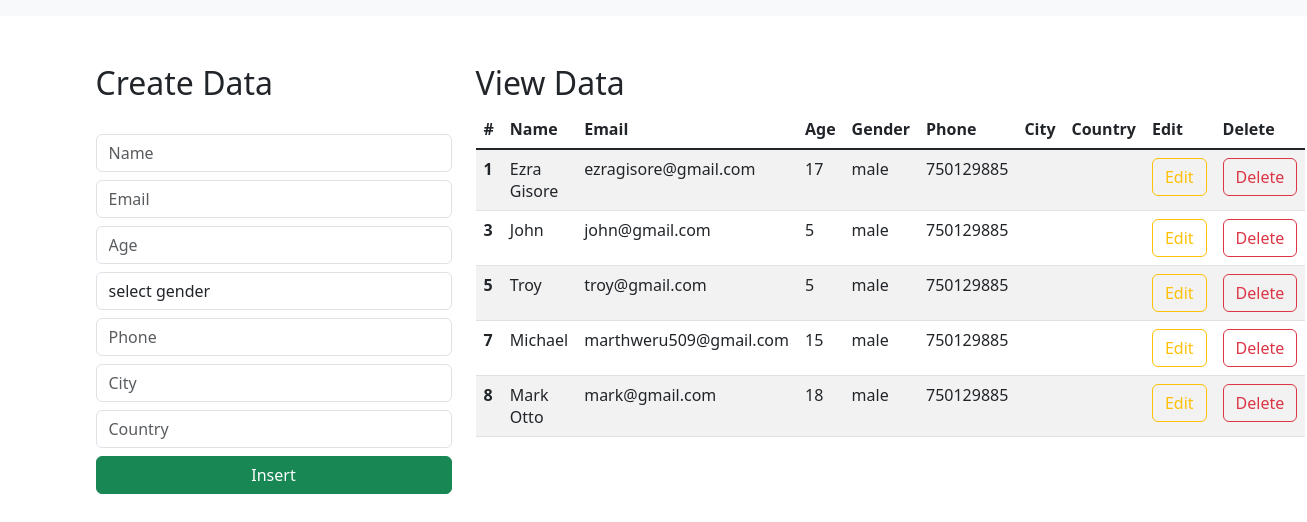
Before: / with the older database file.
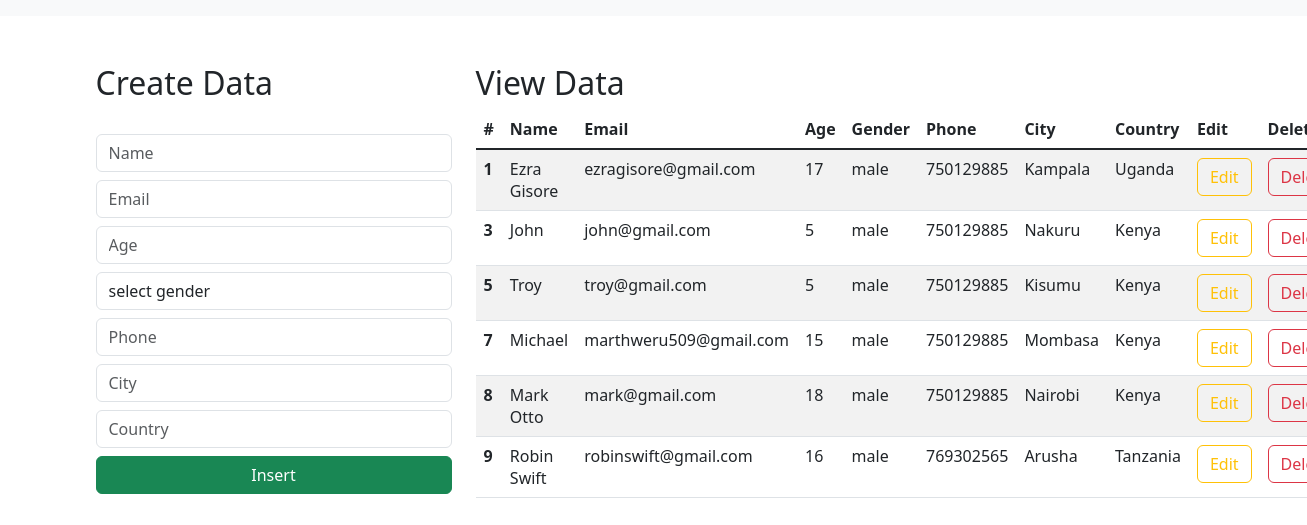
After: the same page with the newer database file.
### ezradjango_dtbregistration/models.py (models this page shows)
class Student(models.Model):
    name = models.CharField(max_length=50, blank=True, null=False)
    email = models.EmailField(max_length=50, blank=True, null=False)
    age = models.IntegerField(max_length=50, blank=True, null=False)
    phone = models.IntegerField(max_length=50, blank=True, null=False)
    gender = models.CharField(max_length=50, blank=True, null=False)
    city = models.CharField(max_length=50, blank=True, null=False, default="Nairobi")
    country = models.CharField(max_length=50, blank=True, null=False, default="Kenya")

### ezradjango_dtbregistration/views.py (the view)
# urls.py: path('', views.index_page, name='index'),
def index_page(request):
    data = Student.objects.all()
    context = {'data':data}
    return render(request, 'index.html', context)

### templates/index.html (shortened to what this page needs)
<html lang="en">
    <link href="https://cdn.jsdelivr.net/npm/bootstrap@5.3.0-alpha1/dist/css/bootstrap.min.css" rel="stylesheet">
  <head>
  </head>
  <body>
    <nav class="navbar navbar-expand-lg bg-body-tertiary">
      </nav>
      <div class="container mt-5">
        <div class="row">
            <div class="col-md-4">
                <h2>Create Data</h2>
                <br>
                <form action="/insert" method="post">
                    <div class="form-group">
                        <input type="text" class="form-control" placeholder="Name" name="name" required>
                    </div>
                    <div class="form-group">
                        <input type="email" class="form-control  mt-2" placeholder="Email" name="email" required>
                    </div>
                    <div class="form-group">
                        <input type="number" class="form-control  mt-2" placeholder="Age" name="age" required>
                    </div>
                    <div class="form-group mt-2">
                        <select id="gender" name="gender" class="form-control" required>
                            <option selected>select gender</option>
                        </select>
                    </div>
                    <div class="form-group">
                        <input type="number" class="form-control  mt-2" placeholder="Phone" name="phone" required>
                    </div>
                    <div class="form-group">
                        <input type="text" class="form-control  mt-2" placeholder="City" name="city" required>
                    </div>
                    <div class="form-group">
                        <input type="text" class="form-control  mt-2" placeholder="Country" name="country" required>
                    </div>
                    <div class="d-grid gap-2">
                        <button class="btn btn-success mt-2" type="submit">Insert</button>
                    </div>
                </form>
            </div>
            <div class="col-md-8">
                <h2>View Data</h2>
                <table class="table table-striped table-hover">
                    <thead>
                      <tr>
                        <th scope="col">#</th>
                        <th scope="col">Name</th>
                        <th scope="col">Email</th>
                        <th scope="col">Age</th>
                        <th scope="col">Gender</th>
                        <th scope="col">Phone</th>
                        <th scope="col">City</th>
                        <th scope="col">Country</th>
                        <th scope="col">Edit</th>
                        <th scope="col">Delete</th>
                      </tr>
                    </thead>
                    <tbody class="table-group-divider">
                    {% for d in data %}
                      <tr>
                        <th scope="row">{{d.id}}</th>
                        <td>{{d.name}}</td>
                        <td>{{d.email}}</td>
                        <td>{{d.age}}</td>
                        <td>{{d.gender}}</td>
                        <td>{{d.phone}}</td>
                        <td>{{d.city}}</td>
                        <td>{{d.country}}</td>
                        <td><a href="/update/{{d.id}}" type="button" class="btn btn-outline-warning">Edit</a></td>
                        <td><a href="/delete/{{d.id}}" type="button" class="btn btn-outline-danger">Delete</a></td>
                      </tr>
                    {% endfor %}
                    </tbody>
                  </table>
            </div>
        </div>
      </div>
  </body>
</html>

Changed rows visible on the page:
changed Student "Ezra Gisore": city (not shown) → "Kampala"; country (not shown) → "Uganda"
changed Student "John": city (not shown) → "Nakuru"; country (not shown) → "Kenya"
changed Student "Troy": city (not shown) → "Kisumu"; country (not shown) → "Kenya"
changed Student "Michael": city (not shown) → "Mombasa"; country (not shown) → "Kenya"
changed Student "Mark Otto": city (not shown) → "Nairobi"; country (not shown) → "Kenya"
added Student: id "9", name "Robin Swift", email "robinswift@gmail.com", age "16", gender "male", phone "769302565", city "Arusha", country "Tanzania"
